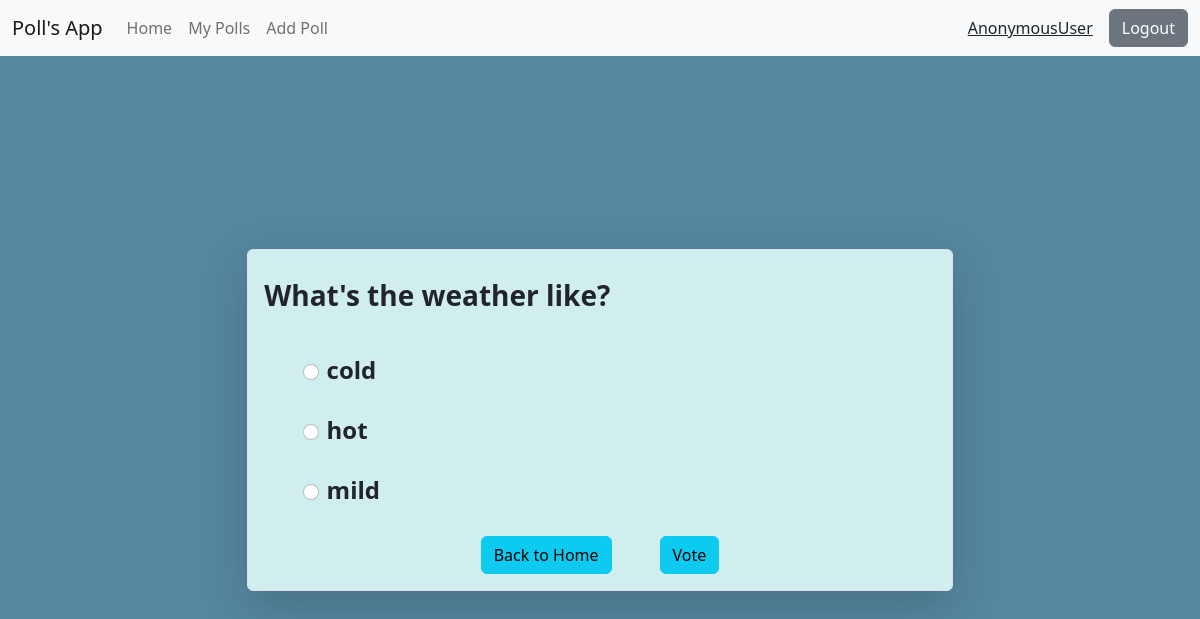
The app's page /vote/3 with its own data.
### home/models.py (models this page shows, shortened)
class Poll(models.Model):
    question=models.TextField()
    option_one=models.CharField(max_length=20)
    option_two=models.CharField(max_length=20)
    option_three=models.CharField(max_length=20)
    option_one_count=models.IntegerField(default=0)
    option_two_count=models.IntegerField(default=0)
    option_three_count=models.IntegerField(default=0)
    deadline=models.DateField(default=datetime.now().today())
    created_by=models.CharField(max_length=20,default="user")

### home/views.py (the view, shortened to what this page needs)
# urls.py: path("vote/<poll_id>",views.vote,name="vote"),
def vote(request,poll_id):
    poll=Poll.objects.get(id=poll_id)
    current_date = datetime.now().date()
    if current_date>poll.deadline:
        messages.warning(request, 'This poll has already ended!')
        return redirect('/')
    template = loader.get_template('vote.html')
    context={
            'poll':poll
    }
    return HttpResponse(template.render(context, request))

### templates/vote.html (shortened to what this page needs)
{% extends 'base.html' %}
{% block body %}
<div class="container d-flex align-items-center justify-content-center" style="height:91vh;background-color:#5687a0;max-width:100%;">
    <form method="post" action="/vote/{{poll.id}}" class="border rounded shadow-lg" style="background-color:rgb(209, 238, 238)" >
        <p class="my-4 mx-3 fs-3 fw-bold">{{poll.question}}</p>
        <div class="d-flex align-items-center justify-content-center flex-column ">
            <div class="form-check p-2 my-1 d-flex align-items-center justify-content-start" style="width:80%">
                <input class="form-check-input me-2" type="radio" name="option_one_check" id="option_one_check">
                <label class="form-check-label fw-semibold fs-4" for="option_one_check">
                  {{poll.option_one}}
                </label>
              </div>
              <div class="form-check p-2 my-1 d-flex align-items-center justify-content-start" style="width:80%">
                <input class="form-check-input me-2" type="radio" name="option_two_check" id="option_two_check">
                <label class="form-check-label fw-semibold fs-4" for="option_two_check">
                  {{poll.option_two}}
                </label>
              </div>
              <div class="form-check p-2 my-1 d-flex align-items-center justify-content-start" style="width:80%">
                <input class="form-check-input me-2" type="radio" name="option_three_check" id="option_three_check">
                <label class="form-check-label fw-semibold fs-4" for="option_three_check">
                  {{poll.option_three}}
                </label>
              </div>
        </div>
        <div class="d-flex align-items-center justify-content-center">
            <a href="/"><button type="button" class="btn btn-info  mx-4 my-3">Back to Home</button></a>
            <button type="submit" class="btn btn-info mx-4 my-3">Vote</button>
        </div>
      </form>
</div>
{% endblock body %}

### static/style.css (style rules this page uses)
body { background-color: #5687a0; }
@media screen and (min-width:920px) { .container { max-width: 70%; } }
@media screen and (min-width:920px) { form { width: 60%; } }

### records on screen
Poll: question "What's the weather like?", option_one "cold", option_two "hot", option_three "mild"

### other values on screen
{{ request.user }} "AnonymousUser"
